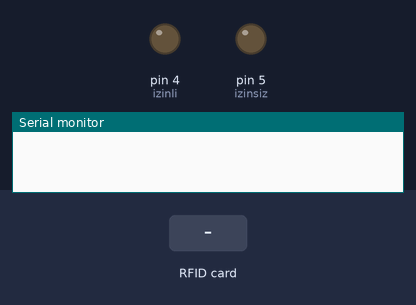
Recording of a sketch running on a simulated Arduino Uno, built with avr-gcc and run on an emulated ATmega328P. Shown: output pins drawn as LEDs (lit = HIGH), the last lines printed to the serial monitor. The test bench sets the inputs (shaded band). Pins used as bus, display or sensor lines are not drawn.

Above: at 1.2 s.
1.3 s: RFID card 5E 7A 19 C4 held to the reader
At 2.1 s:
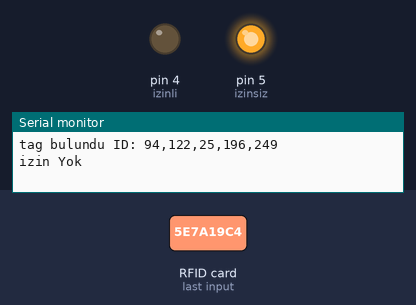
Timing chart, 0 to 4.3 s (numbered marks = the images above; inputs shaded):
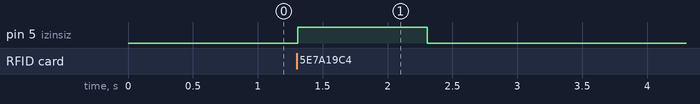

The sketch:

Bolum_3_Uyg_10.ino
```cpp
   #include <RFID.h>
       #include <SPI.h>
       const byte izinsiz = 5;
       const byte izinli = 4;
       RFID okuyucu(10,9);
       byte tag[5] = {204,117,112,206,7};
       boolean izin = true;
       void setup()
       {
         Serial.begin(9600);
         SPI.begin();
         okuyucu.init();
         pinMode(izinsiz, OUTPUT);
         pinMode(izinli, OUTPUT);
       }
       void loop()
       {
         izin=true;
         if(okuyucu.isCard())
         {
           if(okuyucu.readCardSerial())
           {
             Serial.print("tag bulundu ID: ");
             Serial.print(okuyucu.serNum[0]);
             Serial.print(",");
             Serial.print(okuyucu.serNum[1]);
    Serial.print(",");
    Serial.print(okuyucu.serNum[2]);
    Serial.print(",");
    Serial.print(okuyucu.serNum[3]);
    Serial.print(",");
    Serial.println(okuyucu.serNum[4]);
  }
  for(int i=0; i<5; i++)
  {
    if(okuyucu.serNum[i] != tag[i])
    {
      izin = false;
    }
  }
  if(izin==true)
  {
    Serial.println("izin Var");
    digitalWrite(izinli, HIGH);
    delay(1000);
    digitalWrite(izinli, LOW);
} else {
   Serial.println("izin Yok");
   digitalWrite(izinsiz, HIGH);
   delay(1000);
   digitalWrite(izinsiz, LOW);
}
  okuyucu.halt();
}}
```

Measured:
- after the input at 1.3 s, pin 5 (izinsiz): LOW → HIGH at once, → LOW 1.0 s later
